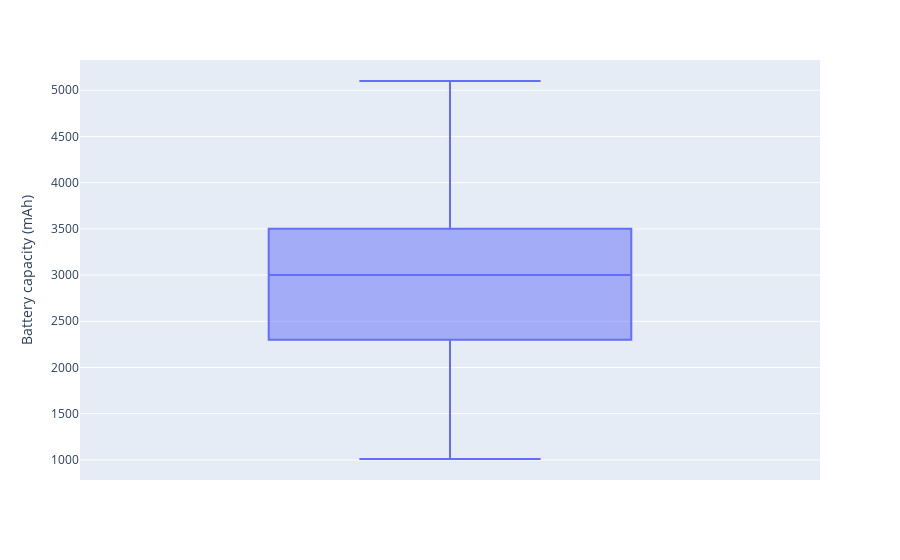

Notebook code cell kept with this figure:
### Code cell
Q1_b=df["Battery capacity (mAh)"].quantile(0.25)
Q3_b=df["Battery capacity (mAh)"].quantile(0.75)
iqr=Q3_b-Q1_b
lt=Q1_b-(1.5*iqr)
ut=Q3_b+(1.5*iqr)
df=df[(df["Battery capacity (mAh)"]>lt) & (df["Battery capacity (mAh)"]<ut)]


fig=px.box(df,y="Battery capacity (mAh)")
fig.show()

### Figure 1 — Plotly figure (JSON) as saved in the notebook; plotly's stock layout.template omitted (floating-point values rounded to 4 significant figures; data arrays with more than 128 entries replaced by an {"elided": "..."} marker saying what was removed)
{"data": [{"alignmentgroup": "True", "hovertemplate": "Battery capacity (mAh)=%{y}<extra></extra>", "legendgroup": "", "marker": {"color": "#636efa"}, "name": "", "notched": false, "offsetgroup": "", "orientation": "v", "showlegend": false, "type": "box", "x0": " ", "xaxis": "x", "y": {"elided": "1355 int values"}, "y0": " ", "yaxis": "y"}], "layout": {"boxmode": "group", "legend": {"tracegroupgap": 0}, "margin": {"t": 60}, "xaxis": {"anchor": "y", "domain": [0, 1]}, "yaxis": {"anchor": "x", "domain": [0, 1], "title": {"text": "Battery capacity (mAh)"}}}}
